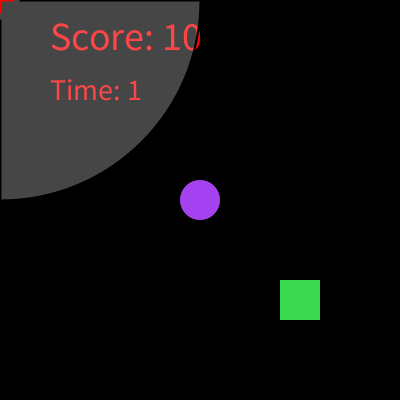
Frame 1 (no input)
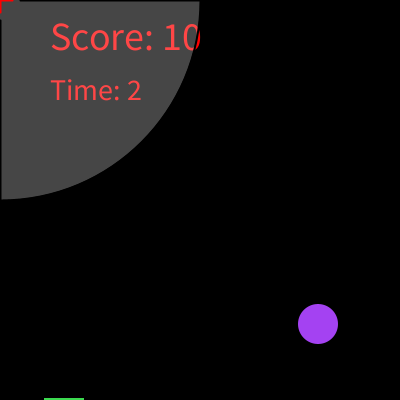
Frame 60 (the mouse pressed at the canvas centre just before this capture)
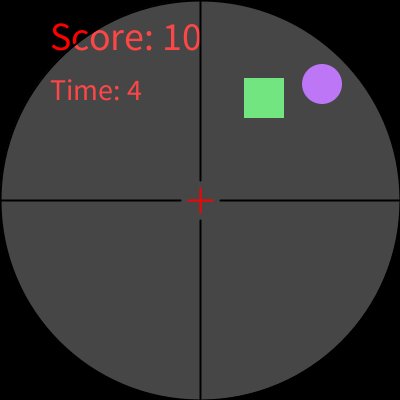
Frame 120 (the mouse held since frame 60 and released just before this capture)

The Processing sketch that drew these frames (run headless with seeded random() and noise(); from frame 60 on, the mouse is pressed at the canvas centre):

// Processing sketch: processing_116398
// ── processing_116398.pde

// Written by Jose Pertierra
// jpertier@andrew.cmu.edu
// Copyright Jose Periterra (October 8, 2013) All Rights Reserved

float x, y, dx, dy, wd, ht;
float x2, y2, dx2, dy2, wd2, ht2;
color col, col2;
int score;

void setup()
{
  size(400, 400);
  x = width*0.5;
  y = height*0.5;
  dx = 2;
  dy = 4;
  wd = width*0.1;
  ht = height*0.1;
  x2 = width*0.75;
  y2 = height*0.75;
  dx2 = -4;
  dy2 = 2;
  wd2 = width*0.1;
  ht2 = height*0.1;
  score = 10;
  col = color(random(255), random(255), random(255));
  col2 = color(random(255), random(255), random(255));
  frameRate(70);
}

void draw()
{
  background(0, 0, 0);
  showTime();
  showScore();
  drawFigure1();
  moveFigure1();
  drawFigure2();
  moveFigure2();
  detectCollisions();
  drawScope();
}

void detectCollisions()
{
  float d =dist(x, y, x2, y2);
  float colDist = wd*0.5 + wd2*0.5;
  if (d < (colDist))
  {
    dy *= -1;
    dy2 *= -1;
  }
}

void moveFigure2()
{
  x2 += dx2;
  y2 += dy2;
  if (x2 - wd2*0.5 >= width)
  {
    x2 = 0 - wd2*0.5;
  }
  else if (x2 + wd2*0.5 <= 0)
  {
    x2 = width + wd2*0.5;
  }
  else if (y2 + ht2*0.5 <= 0)
  {
    y2 = height + ht2*0.5;
  }
  else if (y2 - ht2*0.5 >= height)
  {
    y2 = 0 - ht2*0.5;
  }
}

void drawFigure2()
{
  noStroke();
  fill(col2);
  rectMode(CENTER);
  rect(x2, y2, wd2, ht2);
}

void moveFigure1()
{
  x += dx;
  y += dy;
  if (x + wd*0.5 >= width)
  {
    dx *= -1;
  }
  else if (x - wd*0.5 <= 0)
  {
    dx*= -1;
  }
  else if (y + ht*0.5 >= height)
  {
    dy *= -1;
  }
  else if (y - ht*0.5 <= 0)
  {
    dy *= -1;
  }
}

void showTime()
{
  fill(255, 0, 0);
  textAlign(LEFT, LEFT);
  textSize(30);
  text("Time: " + millis( )/1000, width*0.125, height*0.25 );
}

void showScore()
{
  fill(255, 0, 0);
  textSize(40);
  text("Score: " + score, width*0.125, height*0.125);
}

void drawFigure1()
{
  noStroke();
  fill(col);
  ellipse(x, y, wd, ht);
}

void drawScope()
{
  fill(255, 255, 255, 70);
  strokeWeight(2);
  stroke(0, 0, 0);
  ellipse(mouseX, mouseY, wd*10, ht*10);
  line(mouseX - wd*5, mouseY, mouseX - wd*0.5, mouseY);
  line(mouseX + wd*5, mouseY, mouseX + wd*0.5, mouseY);
  line(mouseX, mouseY - ht*5, mouseX, mouseY - ht*0.5);
  line(mouseX, mouseY + ht*5, mouseX, mouseY + ht*0.5);
  stroke(255, 0, 0);
  strokeWeight(2);
  line(mouseX - wd*0.3, mouseY, mouseX + wd*0.3, mouseY);
  line(mouseX, mouseY - ht*0.3, mouseX, mouseY + ht*0.3);
}

void mousePressed()
{
   double xdis = abs(mouseX - x);
   double ydis = abs(mouseY - y);
   double xdis2 = abs(mouseX - x2);
   double ydis2 = abs(mouseY - y2);
   if ((xdis < wd && ydis < ht && score > 1) || (xdis2 < wd2 && ydis2 < ht2 && score > 1))
      {
        fill(255, 174, 0);
        noStroke();
        rect(0, 0, width, height);
        textSize(50);
        fill(255, 255, 255);
        textAlign(CENTER, CENTER);
        text("TANGO DOWN", width*0.5, height*0.5);
        col = color(random(255), random(255), random(255));
        score = score - 1;
      }
    else if (xdis < wd && ydis < ht && score == 1)
      {
        textSize(50);
        fill(255, 0, 0);
        text("GAME OVER", width*0.15, height*0.5);
        score = score - 1;
        noLoop();
        }
}

void mouseReleased()
{
  x = random(width);
  y = random(height);
}
